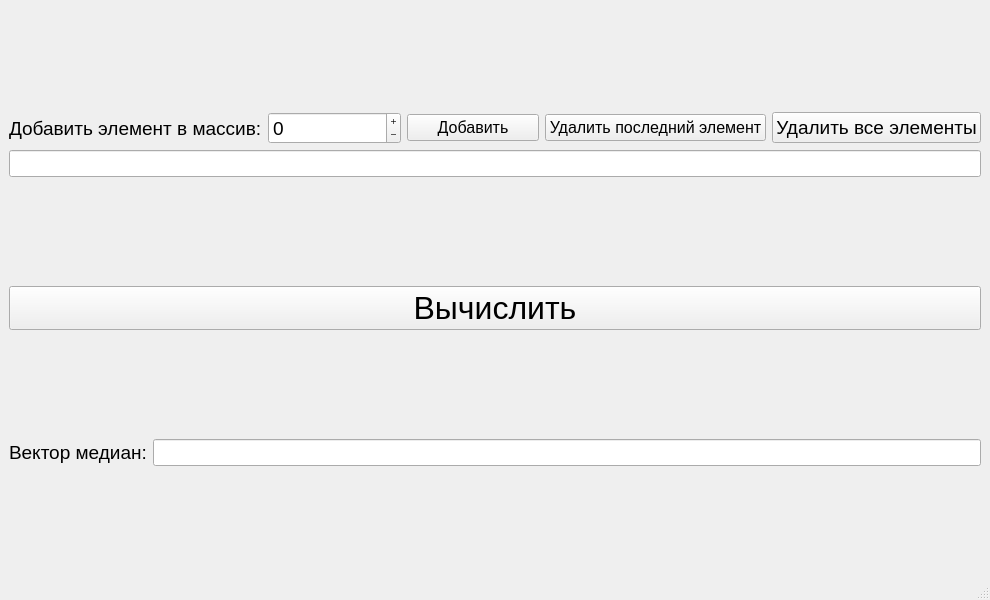
<?xml version="1.0" encoding="UTF-8"?>
<ui version="4.0">
 <class>MainWindow</class>
 <widget class="QMainWindow" name="MainWindow">
  <property name="geometry">
   <rect>
    <x>0</x>
    <y>0</y>
    <width>990</width>
    <height>600</height>
   </rect>
  </property>
  <property name="windowTitle">
   <string>Vector of medians</string>
  </property>
  <widget class="QWidget" name="centralwidget">
   <layout class="QGridLayout" name="gridLayout">
    <item row="2" column="0">
     <layout class="QHBoxLayout" name="horizontalLayout">
      <item>
       <widget class="QLabel" name="label_2">
        <property name="font">
         <font>
          <pointsize>14</pointsize>
          <bold>false</bold>
         </font>
        </property>
        <property name="text">
         <string>Вектор медиан:</string>
        </property>
       </widget>
      </item>
      <item>
       <widget class="QLineEdit" name="medianEdit">
        <property name="font">
         <font>
          <pointsize>12</pointsize>
          <bold>true</bold>
         </font>
        </property>
        <property name="readOnly">
         <bool>true</bool>
        </property>
       </widget>
      </item>
     </layout>
    </item>
    <item row="0" column="0">
     <layout class="QVBoxLayout" name="verticalLayout_2">
      <item>
       <layout class="QHBoxLayout" name="horizontalLayout_2">
        <item>
         <widget class="QLabel" name="label">
          <property name="font">
           <font>
            <pointsize>14</pointsize>
            <italic>false</italic>
            <bold>false</bold>
           </font>
          </property>
          <property name="text">
           <string>Добавить элемент в массив:</string>
          </property>
         </widget>
        </item>
        <item>
         <widget class="QSpinBox" name="spinBox">
          <property name="font">
           <font>
            <pointsize>14</pointsize>
            <bold>false</bold>
           </font>
          </property>
          <property name="buttonSymbols">
           <enum>QAbstractSpinBox::PlusMinus</enum>
          </property>
          <property name="suffix">
           <string/>
          </property>
          <property name="minimum">
           <number>-2147483647</number>
          </property>
          <property name="maximum">
           <number>2147483647</number>
          </property>
         </widget>
        </item>
        <item>
         <widget class="QPushButton" name="addButton">
          <property name="font">
           <font>
            <pointsize>12</pointsize>
            <bold>false</bold>
           </font>
          </property>
          <property name="cursor">
           <cursorShape>PointingHandCursor</cursorShape>
          </property>
          <property name="text">
           <string>Добавить</string>
          </property>
         </widget>
        </item>
        <item>
         <widget class="QPushButton" name="deleteButton">
          <property name="font">
           <font>
            <pointsize>12</pointsize>
            <bold>false</bold>
           </font>
          </property>
          <property name="cursor">
           <cursorShape>PointingHandCursor</cursorShape>
          </property>
          <property name="text">
           <string>Удалить последний элемент</string>
          </property>
         </widget>
        </item>
        <item>
         <widget class="QPushButton" name="deleteAllButton">
          <property name="font">
           <font>
            <pointsize>14</pointsize>
            <bold>false</bold>
           </font>
          </property>
          <property name="cursor">
           <cursorShape>PointingHandCursor</cursorShape>
          </property>
          <property name="text">
           <string>Удалить все элементы</string>
          </property>
         </widget>
        </item>
       </layout>
      </item>
      <item>
       <widget class="QLineEdit" name="vectorEdit">
        <property name="font">
         <font>
          <pointsize>12</pointsize>
          <bold>true</bold>
         </font>
        </property>
        <property name="readOnly">
         <bool>true</bool>
        </property>
       </widget>
      </item>
     </layout>
    </item>
    <item row="1" column="0">
     <widget class="QPushButton" name="pushButton">
      <property name="font">
       <font>
        <pointsize>24</pointsize>
        <bold>false</bold>
       </font>
      </property>
      <property name="cursor">
       <cursorShape>PointingHandCursor</cursorShape>
      </property>
      <property name="text">
       <string>Вычислить</string>
      </property>
      <property name="iconSize">
       <size>
        <width>20</width>
        <height>20</height>
       </size>
      </property>
     </widget>
    </item>
   </layout>
  </widget>
  <widget class="QMenuBar" name="menubar">
   <property name="geometry">
    <rect>
     <x>0</x>
     <y>0</y>
     <width>990</width>
     <height>22</height>
    </rect>
   </property>
  </widget>
  <widget class="QStatusBar" name="statusbar"/>
 </widget>
 <resources/>
 <connections/>
</ui>
